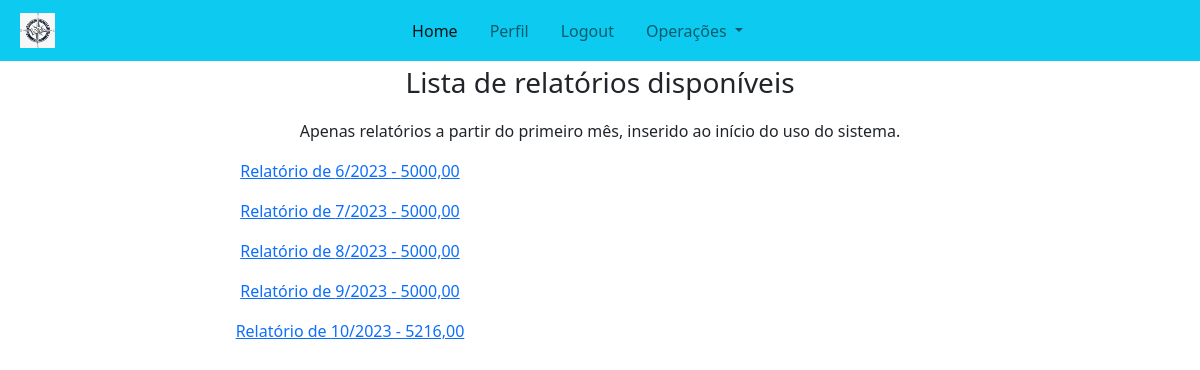
The page /treasury/reports (signed in) on the database as committed earlier.
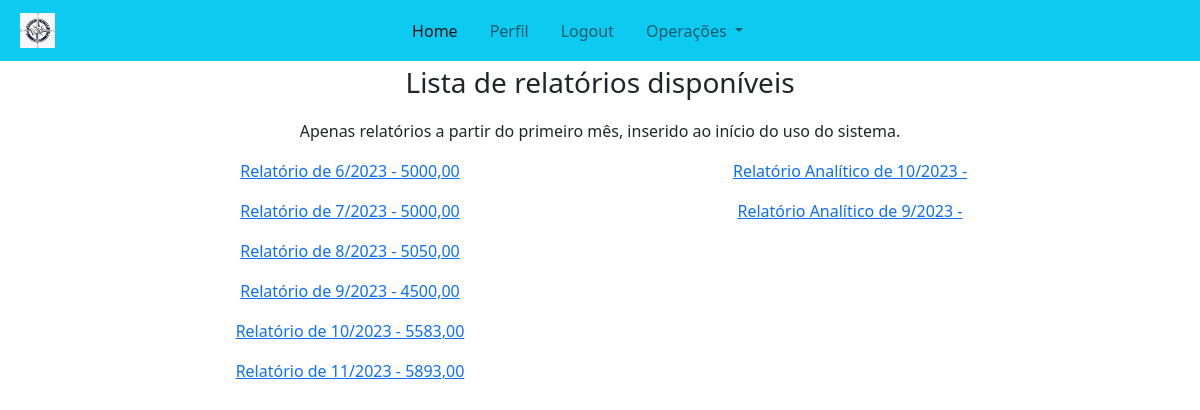
The same page on the database as committed later.
### treasury/models/monthly_balance.py (models this page shows, shortened)
class MonthlyBalance(BaseModel):
    month = models.DateField(unique=True)
    is_first_month = models.BooleanField(default=True)
    balance = models.DecimalField(max_digits=10, decimal_places=2, default=0.0)
    class Meta:
        verbose_name = "Saldo Mensal"
        verbose_name_plural = "Saldos Mensais"

### treasury/models/monthly_report_model.py (models this page shows, shortened)
class MonthlyReportModel(BaseModel):
    month = models.DateField(unique=True)
    previous_month_balance = models.DecimalField(
        max_digits=10, decimal_places=2, default=0.0
    )
    total_positive_transactions = models.DecimalField(
        max_digits=10, decimal_places=2, default=0.0
    )
    total_negative_transactions = models.DecimalField(
        max_digits=10, decimal_places=2, default=0.0
    )
    in_cash = models.DecimalField(max_digits=10, decimal_places=2, default=0.0)
    in_current_account = models.DecimalField(
        max_digits=10, decimal_places=2, default=0.0
    )
    in_savings_account = models.DecimalField(
        max_digits=10, decimal_places=2, default=0.0
    )
    total_balance = models.DecimalField(
        max_digits=10, decimal_places=2, default=0.0)
    class Meta:
        verbose_name = "Relatório Financeiro Analítico"
        verbose_name_plural = "Relatórios Financeiros Analíticos"

### treasury/views/report_list_view.py (the view)
# urls.py: path("reports", FinanceReportsListView.as_view(), name="list-financial-reports"),
class FinanceReportsListView(PermissionRequiredMixin, ListView):
    permission_required = 'treasury.view_transactionmodel'
    template_name = "treasury/reports_list.html"
    model = MonthlyBalance
    context_object_name = "reports"
    def get_context_data(self, *, object_list=None, **kwargs):
        context = super().get_context_data(object_list=object_list, **kwargs)
        context["analytical_reports"] = MonthlyReportModel.objects.all()
        return context

### core/core_context_processor.py (called while the page is built)
def context_user_data(request):
    file_path = find("json/church_info.json")
    church_info = {}
    try:
        with open(file_path, "r") as file:
            church_info = json.load(file)
            print("INFO da igreja:", church_info)
    except FileNotFoundError:
        print("Erro: File not found")
    if request.user.is_authenticated:
        user = CustomUser.objects.get(pk=request.user.id)
        print("Processador de contexto funcionando..", user, "Função:", user.type)
        return {
            "user": user,
            "church_info": church_info,
        }
    else:
        return {"church_info": church_info}

### users/models.py (called while the page is built)
    def __str__(self):
        return f"{self.first_name} {self.last_name} ({self.username})"

### treasury/templates/treasury/reports_list.html (shortened to what this page needs)
{% extends 'core/base.html' %}
{% load static%}
{% block content %}
<div class="container text-center">
    <p class="fs-3 fw-light">Lista de relatórios disponíveis</p>
    <p class="fw-light">Apenas relatórios a partir do primeiro mês, inserido ao início do uso do sistema.</p>
</div>
<div class="container col-10">
    <div class="row">
        <div class="col-md-6 text-center">
            {% for r in reports %}
            <div class="row"><a href="{% url 'treasury:monthly-transactions' r.month.year r.month.month %}"><p>Relatório de {{r.month.month}}/{{r.month.year}} - {{r.balance}} </p></a></div>
            {% endfor %}
        </div>
        <div class="col-md-6 text-center">
            {% for r in analytical_reports %}
            <div class="row"><a href="{% url 'treasury:analytical-report' r.id %}"><p>Relatório Analítico de {{r.month.month}}/{{r.month.year}} - {{r.balance}} </p></a></div>
            {% endfor %}
        </div>
    </div>
</div>
{% endblock %}

### core/templates/core/base.html (shortened to what this page needs)
{% load static %}
<!DOCTYPE html>
<html lang="en">
  <head>
  </head>
  <body>
    <link
      rel="stylesheet"
      href="https://cdn.jsdelivr.net/npm/bootstrap@5.2.3/dist/css/bootstrap.min.css"
    />
    {% include 'core/navbar.html' %} {% block content %} {% endblock %}
  </body>
</html>

### core/templates/core/navbar.html (shortened to what this page needs)
{% load static %}
<nav class="navbar navbar-expand-lg navbar-light bg-info p-2">
  <div class="container-fluid">
    <a class="navbar-brand" href="{% url 'core:home' %}"><img src="{% static 'img/logo.jpg' %}" width="35"
        height="35"></a>
    <div class=" collapse navbar-collapse" id="navbarNavDropdown">
      <ul class="navbar-nav ms-auto ">
        <li class="nav-item">
          <a class="nav-link mx-2 active" aria-current="page" href="{% url 'core:home' %}">Home</a>
        </li>
        {% if user.is_authenticated %}
        <li class="nav-item">
          <a class="nav-link mx-2" href="{% url 'users:user-profile' user.id %}">Perfil</a>
        </li>
        <li class="nav-item">
          <a class="nav-link mx-2" href="{% url 'logout' %}">Logout</a>
        </li>
        {% else %}
        <li class="nav-item">
          <a class="nav-link mx-2" href="{% url 'users:register' %}">Cadastrar</a>
        </li>
        {% endif %}
        <li class="nav-item dropdown">
          <a class="nav-link mx-2 dropdown-toggle" href="#" id="navbarDropdownMenuLink" role="button"
            data-bs-toggle="dropdown" aria-expanded="false">
            Operações
          </a>
        </li>
      </ul>
      <ul class="navbar-nav ms-auto d-none d-lg-inline-flex">
        <li class="nav-item mx-2">
          <a class="nav-link text-dark h5" href="" target="blank"></a>
        </li>
        <li class="nav-item mx-2">
          <a class="nav-link text-dark h5" href="" target="blank"></a>
        </li>
        <li class="nav-item mx-2">
          <a class="nav-link text-dark h5" href="" target="blank"></a>
        </li>
      </ul>
    </div>
  </div>
</nav>

Rows that differ between the two databases and show on the page:
changed MonthlyBalance (number 3 of 6 on the later page): balance "5000,00" → "5050,00"
changed MonthlyBalance (number 4 of 6 on the later page): balance "5000,00" → "4500,00"
changed MonthlyBalance (number 5 of 6 on the later page): balance "5216,00" → "5583,00"
added MonthlyBalance: month.month "11", month.year "2023", balance "5893,00"
added MonthlyReportModel: month.month "10", month.year "2023"
added MonthlyReportModel: month.month "9", month.year "2023"
